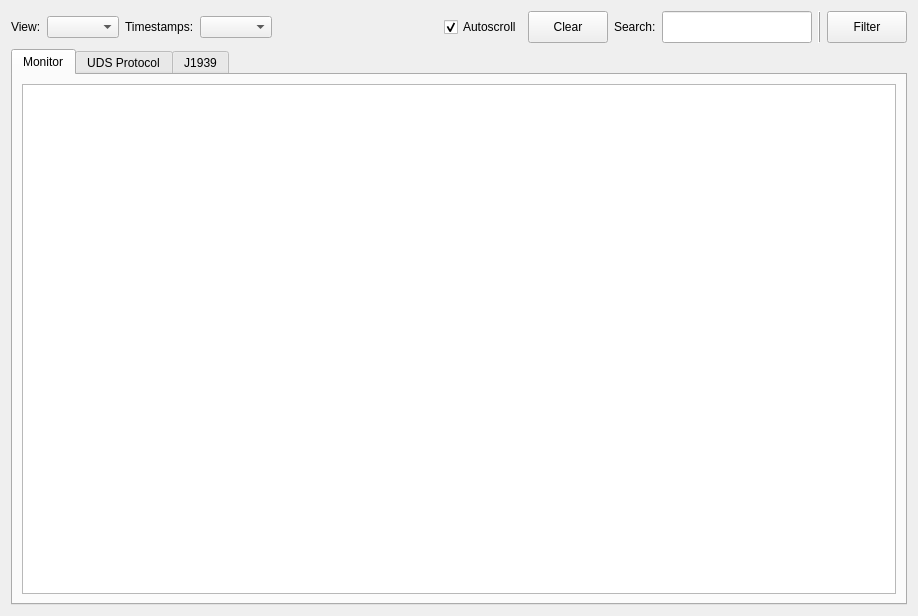
<?xml version="1.0" encoding="UTF-8"?>
<ui version="4.0">
 <class>TraceWindow</class>
 <widget class="QWidget" name="TraceWindow">
  <property name="geometry">
   <rect>
    <x>0</x>
    <y>0</y>
    <width>918</width>
    <height>616</height>
   </rect>
  </property>
  <property name="windowTitle">
   <string>Trace View</string>
  </property>
  <layout class="QVBoxLayout" name="verticalLayout">
   <item>
    <widget class="QWidget" name="widget" native="true">
     <layout class="QHBoxLayout" name="horizontalLayout">
      <property name="leftMargin">
       <number>0</number>
      </property>
      <property name="topMargin">
       <number>0</number>
      </property>
      <property name="rightMargin">
       <number>0</number>
      </property>
      <property name="bottomMargin">
       <number>0</number>
      </property>
      <item>
       <widget class="QLabel" name="label_3">
        <property name="text">
         <string>View:</string>
        </property>
       </widget>
      </item>
      <item>
       <widget class="QComboBox" name="cbViewMode"/>
      </item>
      <item>
       <widget class="QLabel" name="label">
        <property name="text">
         <string>Timestamps:</string>
        </property>
       </widget>
      </item>
      <item>
       <widget class="QComboBox" name="cbTimestampMode"/>
      </item>
      <item>
       <spacer name="horizontalSpacer">
        <property name="orientation">
         <enum>Qt::Horizontal</enum>
        </property>
        <property name="sizeHint" stdset="0">
         <size>
          <width>36</width>
          <height>20</height>
         </size>
        </property>
       </spacer>
      </item>
      <item>
       <widget class="QCheckBox" name="cbAutoscroll">
        <property name="text">
         <string>Autoscroll</string>
        </property>
        <property name="checked">
         <bool>true</bool>
        </property>
       </widget>
      </item>
      <item>
       <widget class="QPushButton" name="TraceClearpushButton">
        <property name="minimumSize">
         <size>
          <width>0</width>
          <height>32</height>
         </size>
        </property>
        <property name="text">
         <string>Clear</string>
        </property>
        <property name="icon">
         <iconset theme="user-trash-full">
          <normaloff>.</normaloff>.</iconset>
        </property>
        <property name="iconSize">
         <size>
          <width>18</width>
          <height>18</height>
         </size>
        </property>
       </widget>
      </item>
      <item>
       <widget class="QLabel" name="label_2">
        <property name="text">
         <string>Search:</string>
        </property>
       </widget>
      </item>
      <item>
       <widget class="QLineEdit" name="filterLineEdit">
        <property name="minimumSize">
         <size>
          <width>0</width>
          <height>32</height>
         </size>
        </property>
        <property name="maximumSize">
         <size>
          <width>150</width>
          <height>16777215</height>
         </size>
        </property>
        <property name="toolTip">
         <string/>
        </property>
        <property name="statusTip">
         <string/>
        </property>
        <property name="placeholderText">
         <string/>
        </property>
       </widget>
      </item>
      <item>
       <widget class="Line" name="line">
        <property name="font">
         <font>
          <bold>true</bold>
         </font>
        </property>
        <property name="frameShadow">
         <enum>QFrame::Raised</enum>
        </property>
        <property name="orientation">
         <enum>Qt::Vertical</enum>
        </property>
       </widget>
      </item>
      <item>
       <widget class="QPushButton" name="filterButton">
        <property name="minimumSize">
         <size>
          <width>0</width>
          <height>32</height>
         </size>
        </property>
        <property name="text">
         <string>Filter</string>
        </property>
        <!-- Icon is set in TraceWindow::applyIcons() so it follows the palette. -->
        <property name="iconSize">
         <size>
          <width>18</width>
          <height>18</height>
         </size>
        </property>
       </widget>
      </item>
     </layout>
    </widget>
   </item>
   <item>
    <widget class="QTabWidget" name="tabs">
     <property name="currentIndex">
      <number>0</number>
     </property>
     <widget class="QWidget" name="tabAgg">
      <attribute name="title">
       <string>Monitor</string>
      </attribute>
      <layout class="QVBoxLayout" name="verticalLayout_2">
       <item>
        <widget class="QTreeView" name="treeAgg">
         <property name="verticalScrollMode">
          <enum>QAbstractItemView::ScrollPerPixel</enum>
         </property>
        </widget>
       </item>
      </layout>
     </widget>
     <widget class="QWidget" name="tabUds">
      <attribute name="title">
       <string>UDS Protocol</string>
      </attribute>
      <layout class="QVBoxLayout" name="verticalLayout_3">
       <item>
        <widget class="QTreeView" name="treeUds">
         <property name="verticalScrollMode">
          <enum>QAbstractItemView::ScrollPerPixel</enum>
         </property>
        </widget>
       </item>
      </layout>
     </widget>
     <widget class="QWidget" name="tabJ1939">
      <attribute name="title">
       <string>J1939</string>
      </attribute>
      <layout class="QVBoxLayout" name="verticalLayout_4">
       <item>
        <widget class="QTreeView" name="treeJ1939">
         <property name="verticalScrollMode">
          <enum>QAbstractItemView::ScrollPerPixel</enum>
         </property>
        </widget>
       </item>
      </layout>
     </widget>
    </widget>
   </item>
  </layout>
 </widget>
 <resources>
  <include location="../../cangaroo.qrc"/>
 </resources>
 <connections/>
</ui>
